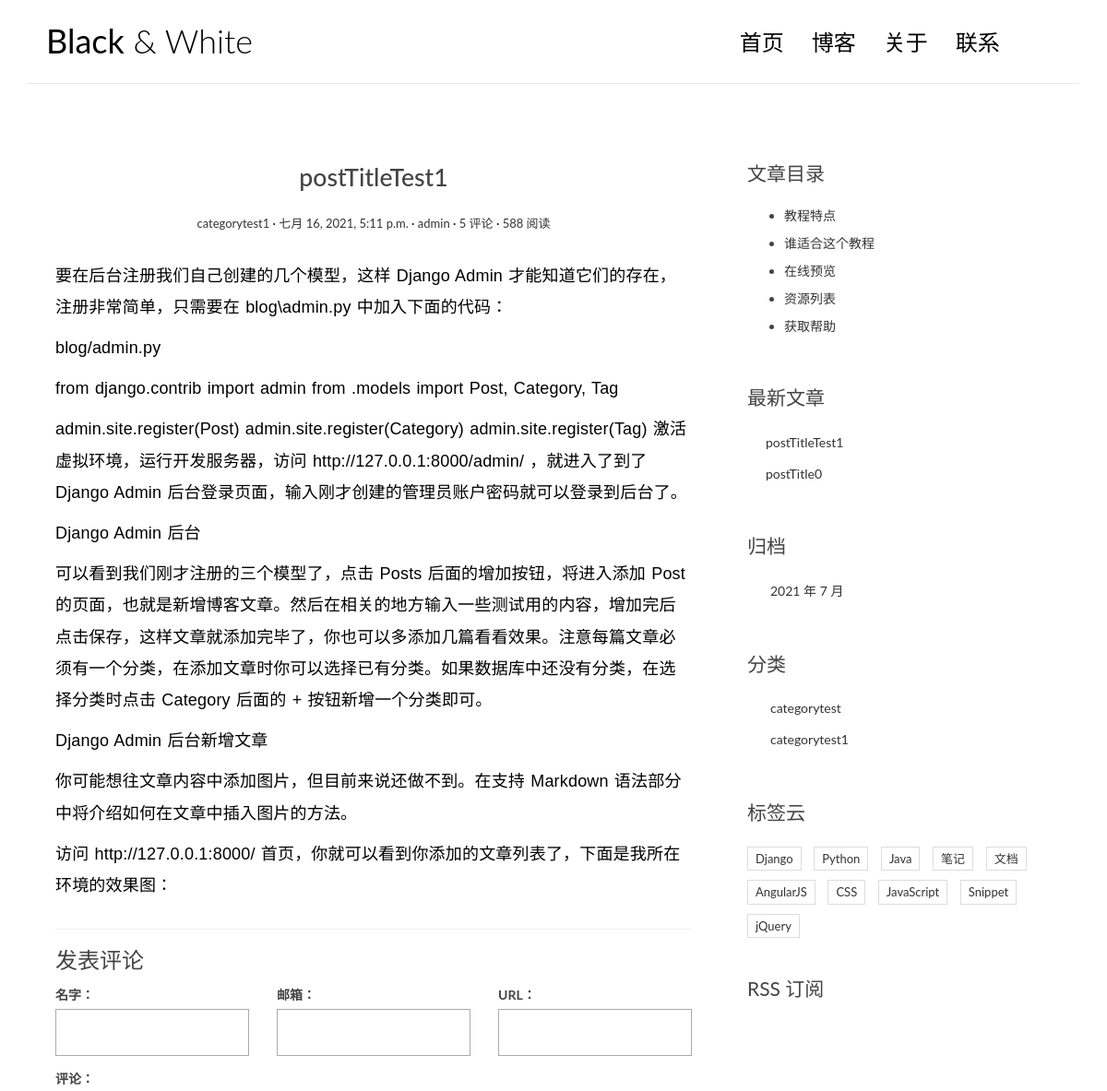
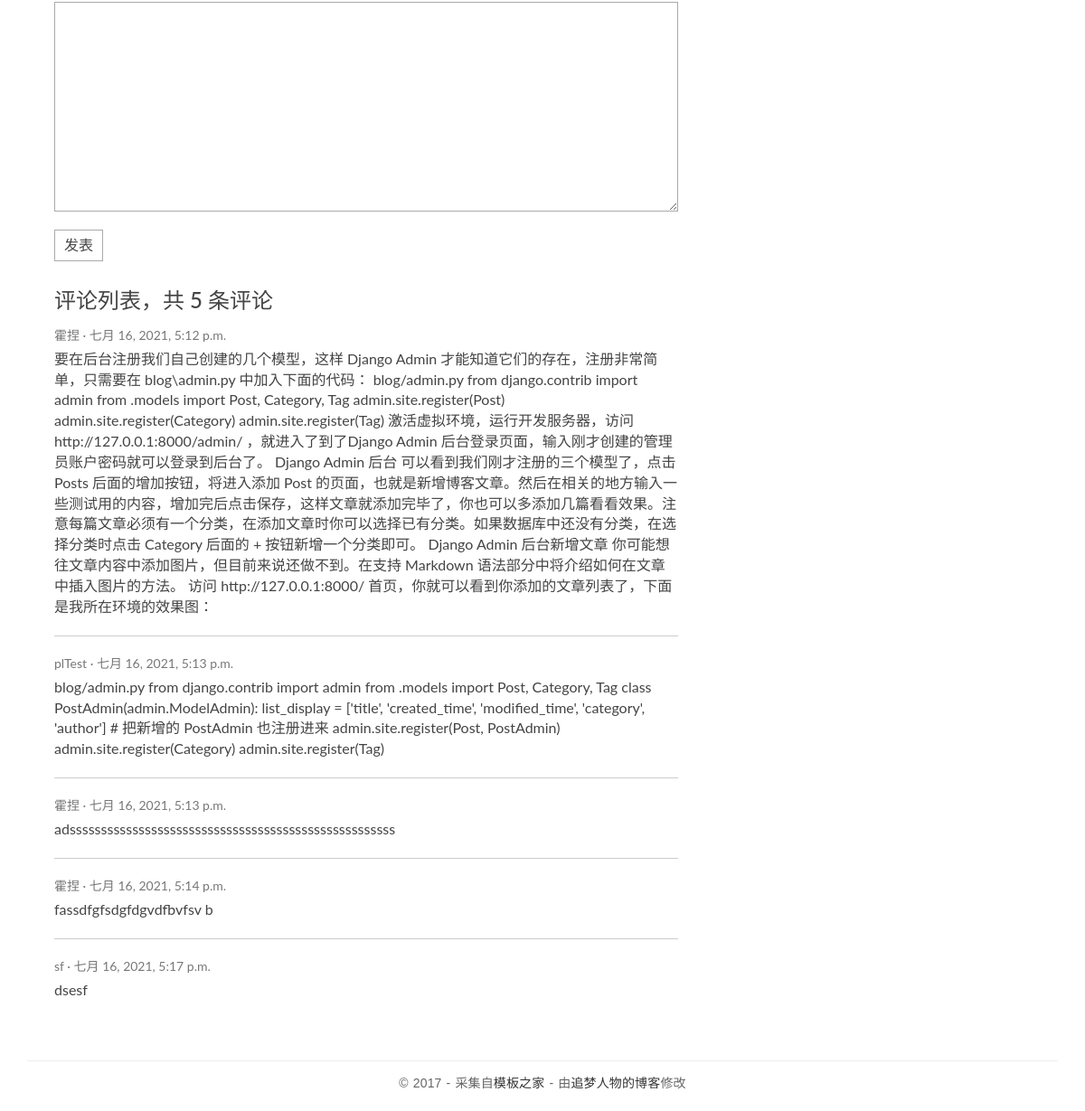
The app's page /post/2/ with its own data (2 pictures, top to bottom).
### blog/models.py (models this page shows, shortened)
class Post(models.Model):
    title = models.CharField(max_length=70)
    body = models.TextField()
    created_time = models.DateTimeField()
    modified_time = models.DateTimeField()
    excerpt = models.CharField(max_length=200, blank=True)
    category = models.ForeignKey(Category)
    tags = models.ManyToManyField(Tag, blank=True)
    author = models.ForeignKey(User)
    def get_absolute_url(self):
        return reverse('blog:detail', kwargs={'pk': self.pk})
    class Meta:
        ordering = ['-created_time']

class Category(models.Model):
    name = models.CharField(max_length=100)

### comments/models.py (models this page shows, shortened)
class Comment(models.Model):
    name = models.CharField(max_length=100)
    email = models.EmailField(max_length=255)
    url = models.URLField(blank=True)
    text = models.TextField()
    created_time = models.DateTimeField(auto_now_add=True)  #auto_now_add 表示自动增加时间
    post = models.ForeignKey('blog.Post')

### blog/views.py (the view)
# urls.py: url(r'^post/(?P<pk>[0-9]+)/$', views.detail, name='detail'),
def detail(request, pk):
    post = get_object_or_404(Post, pk=pk)
    post.body = markdown.markdown(post.body, extensions=['markdown.extensions.extra',
                                                         'markdown.extensions.codehilite',
                                                         'markdown.extensions.toc',])
    form = CommentForm()
    comment_list = post.comment_set.all()
    context = {'post':post,
               'form':form,
               'comment_list':comment_list
               }
    return render(request, 'blog/detail.html', context=context)

### comments/forms.py
class CommentForm(forms.ModelForm):
    class Meta:
        model = Comment
        fields = ['name', 'email', 'url', 'text']

### blog/templatetags/blog_tags.py (called while the page is built)
@register.simple_tag
def get_recent_posts(num=5):
    return Post.objects.all().order_by('-created_time')[:num]

@register.simple_tag
def archives():
    return Post.objects.dates('created_time', 'month', order='DESC')

@register.simple_tag
def get_categories():
    return Category.objects.all()

### templates/blog/detail.html (shortened to what this page needs)
{% extends 'base.html' %}
{% block main %}
                <article class="post post-{{ post.pk }}">
                    <header class="entry-header">
                        <h1 class="entry-title">{{ post.title }}</h1>
                        <div class="entry-meta">
                            <span class="post-category"><a href="#">{{ post.category.name }}</a></span>
                            <span class="post-date"><a href="#"><time class="entry-date"
                                                                      datetime="{{ post.created_time }}">{{ post.created_time }}</time></a></span>
                            <span class="post-author"><a href="#">{{ post.author }}</a></span>
                            <span class="comments-link"><a href="#"><span>{{ post.comment_set.count }}</span> 评论</a></span>
                            <span class="views-count"><a href="#">588 阅读</a></span>
                        </div>
                    </header>
                    <div class="entry-content clearfix">
                        {{ post.body|safe }}
                    </div>
                </article>
                <section class="comment-area" id="comment-area">
                    <hr>
                    <h3>发表评论</h3>
                    <form action="{% url 'comments:post_comment' post.pk %}" method="post" class="comment-form">
                        <div class="row">
                            <div class="col-md-4">
                                <label for="{{ form.name.id_for_label }}">名字：</label>
                                {{ form.name }}
                            </div>
                            <div class="col-md-4">
                                <label for="{{ form.email.id_for_label }}">邮箱：</label>
                                {{ form.email }}
                            </div>
                            <div class="col-md-4">
                                <label for="{{ form.url.id_for_label }}">URL：</label>
                                {{ form.url }}
                            </div>
                            <div class="col-md-12">
                                <label for="{{ form.text.id_for_label }}">评论：</label>
                                {{ form.text }}
                                <button type="submit" class="comment-btn">发表</button>
                            </div>
                        </div>
                    </form>
                    <div class="comment-list-panel">
                        <h3>评论列表，共 <span>{{ post.comment_set.count }}</span> 条评论</h3>
                        <ul class="comment-list list-unstyled">
                            {% for comment in comment_list %}
                            <li class="comment-item">
                                <span class="nickname">{{ comment.name }}</span>
                                <time class="submit-date">{{ comment.created_time }}</time>
                                <div class="text">
                                    {{ comment.text }}
                                </div>
                            </li>
                            {% empty %}
                            暂无评论
                            {% endfor %}
                        </ul>
                    </div>
                </section>
            {% endblock main %}
            {% block toc %}
                <div class="widget widget-content">
                    <h3 class="widget-title">文章目录</h3>
                    <ul>
                        <li>
                            <a href="#">教程特点</a>
                        </li>
                        <li>
                            <a href="#">谁适合这个教程</a>
                        </li>
                        <li>
                            <a href="#">在线预览</a>
                        </li>
                        <li>
                            <a href="#">资源列表</a>
                        </li>
                        <li>
                            <a href="#">获取帮助</a>
                        </li>
                    </ul>
                </div>
            {% endblock toc %}

### templates/base.html (shortened to what this page needs)
{% load staticfiles %}
{% load blog_tags %}
<!DOCTYPE html>
<html>
<head>
    <link rel="stylesheet" href="{% static 'blog/css/bootstrap.min.css' %}">
    <link rel="stylesheet" href="http://code.ionicframework.com/ionicons/2.0.1/css/ionicons.min.css">
    <link rel="stylesheet" href="{% static 'blog/css/pace.css' %}">
    <link rel="stylesheet" href="{% static 'blog/css/custom.css' %}">
    <link rel="stylesheet" href="{% static 'blog/css/highlights/github.css' %}">
</head>
<body>
<div class="container">
    <header id="site-header">
        <div class="row">
            <div class="col-md-4 col-sm-5 col-xs-8">
                <div class="logo">
                    <h1><a href="{% url 'blog:index' %}"><b>Black</b> &amp; White</a></h1>
                </div>
            </div>
            <div class="col-md-8 col-sm-7 col-xs-4">
                <nav class="main-nav" role="navigation">
                    <div class="collapse navbar-collapse" id="bs-example-navbar-collapse-1">
                        <ul class="nav navbar-nav navbar-right">
                            <li class="cl-effect-11"><a href="{% url 'blog:index' %}" data-hover="首页">首页</a></li>
                            <li class="cl-effect-11"><a href="full-width.html" data-hover="博客">博客</a></li>
                            <li class="cl-effect-11"><a href="about.html" data-hover="关于">关于</a></li>
                            <li class="cl-effect-11"><a href="contact.html" data-hover="联系">联系</a></li>
                        </ul>
                    </div>
                </nav>
            </div>
        </div>
    </header>
</div>
<div class="content-body">
    <div class="container">
        <div class="row">
            <main class="col-md-8">
                {% block main %}
                {% endblock main %}
            </main>
            <aside class="col-md-4">
              {% block toc %}
              {% endblock toc %}
                <div class="widget widget-recent-posts">
                    <h3 class="widget-title">最新文章</h3>
                    {% get_recent_posts as recent_post_list %}
                    <ul>
                        {% for post in recent_post_list %}
                        <li>
                            <a href="{{ post.get_absolute_url }}">{{ post.title }}</a>
                        </li>
                        {% empty %}
                        暂无文章
                        {% endfor %}
                    </ul>
                </div>
                <div class="widget widget-archives">
                    <h3 class="widget-title">归档</h3>
                    {% archives as date_list %}
                    <ul>
                        {% for date in date_list  %}
                        <li>
                            <a href="{% url 'blog:archives' date.year date.month %}">{{ date.year }} 年 {{ date.month }} 月</a>
                        </li>
                        {% empty %}
                        暂无归档
                        {% endfor %}
                    </ul>
                </div>
                <div class="widget widget-category">
                    <h3 class="widget-title">分类</h3>
                    {% get_categories as category_list %}
                    <ul>
                        {% for category in category_list %}
                        <li>
                            <a href="{% url 'blog:category' category.pk %}">{{ category.name }}</a>
                        </li>
                        {% empty %}
                        暂无分类！
                        {% endfor %}
                    </ul>
                </div>
                <div class="widget widget-tag-cloud">
                    <h3 class="widget-title">标签云</h3>
                    <ul>
                        <li>
                            <a href="#">Django</a>
                        </li>
                        <li>
                            <a href="#">Python</a>
                        </li>
                        <li>
                            <a href="#">Java</a>
                        </li>
                        <li>
                            <a href="#">笔记</a>
                        </li>
                        <li>
                            <a href="#">文档</a>
                        </li>
                        <li>
                            <a href="#">AngularJS</a>
                        </li>
                        <li>
                            <a href="#">CSS</a>
                        </li>
                        <li>
                            <a href="#">JavaScript</a>
                        </li>
                        <li>
                            <a href="#">Snippet</a>
                        </li>
                        <li>
                            <a href="#">jQuery</a>
                        </li>
                    </ul>
                </div>
                <div class="rss">
                    <a href=""> RSS 订阅</a>
                </div>
            </aside>
        </div>
    </div>
</div>
<footer id="site-footer">
    <div class="container">
        <div class="row">
            <div class="col-md-12">
                <p class="copyright">&copy 2017 - 采集自<a href="http://www.cssmoban.com/"
                                                        target="_blank" title="模板之家">模板之家</a>
                    - 由<a href="http://zmrenwu.com/" title="网页模板" target="_blank">追梦人物的博客</a>修改
                </p>
            </div>
        </div>
    </div>
</footer>
</body>
</html>

### static/blog/css/custom.css (style rules this page uses)
* { outline: none; }
h1, h2, h3, h4, h5, h6 { margin-top: 0; }
b { font-weight: 400; }
a { color: #333; }
body { color: #444; font-family: 'Lato', sans-serif; }
p { font-family: 'Ubuntu', sans-serif; font-weight: 400; word-spacing: 1px; letter-spacing: 0.01em; }
#site-header { background-color: #FFF; padding: 25px 20px; margin-bottom: 40px; border-bottom: 1px solid #e7e7e7; }
.logo h1 a { color: #000; }
.logo h1 { margin: 0; font-family: 'Lato', sans-serif; font-weight: 300; }
.main-nav { margin-top: 11px; max-width: 95%; }
.main-nav a { color: #000000 !important; padding: 0 0 5px 0 !important; margin-right: 30px; font-family: 'Lato', sans-serif; font-weight: 300; font-size: 24px; }
.cl-effect-11 a { padding: 10px 0; color: #0972b4; text-shadow: none; }
.cl-effect-11 a::before { position: absolute; top: 0; left: 0; overflow: hidden; padding: 0 0 5px 0 !important; max-width: 0; border-bottom: 1px solid #000; color: #000; content: attr(data-hover); white-space: nowrap; -webkit-transition: max-width 0.5s; -moz-transition: max-width 0.5s; transition: max-width 0.5s; }
.content-body { padding-bottom: 4em; }
.post { background: #fff; padding: 30px 30px 0; }
.entry-title { text-align: center; font-size: 1.9em; margin-bottom: 20px; line-height: 1.6; padding: 10px 20px 0; }
.entry-meta { text-align: center; color: #DDDDDD; font-size: 13px; margin-bottom: 30px; }
.entry-content { font-size: 18px; line-height: 1.9; font-weight: 300; color: #000; }
.post-category::after, .post-date::after, .post-author::after, .comments-link::after { content: ' ·'; color: #000; }
.widget { background: #fff; padding: 30px 0 0; }
.widget-title { font-size: 1.5em; margin-bottom: 20px; line-height: 1.6; padding: 10px 0 0; font-weight: 400; }
.widget-recent-posts ul { padding: 0; margin: 0; padding-left: 20px; }
.widget-recent-posts ul li { list-style-type: none; position: relative; line-height: 170%; margin-bottom: 10px; }
.widget-recent-posts ul li::before { content: '\f3d3'; font-family: "Ionicons"; position: absolute; left: -17px; top: 3px; font-size: 16px; color: #000; }
.widget-archives ul { padding: 0; margin: 0; padding-left: 25px; }
.widget-archives ul li { list-style-type: none; position: relative; line-height: 170%; margin-bottom: 10px; }
.widget-archives ul li::before { content: '\f3f3'; font-family: "Ionicons"; position: absolute; left: -25px; top: 1px; font-size: 16px; color: #000; }
.widget-category ul { padding: 0; margin: 0; padding-left: 25px; }
.widget-category ul li { list-style-type: none; position: relative; line-height: 170%; margin-bottom: 10px; }
.widget-category ul li::before { content: '\f3fe'; font-family: "Ionicons"; position: absolute; left: -25px; top: 1px; font-size: 18px; color: #000; }
.widget-tag-cloud ul { padding: 0; margin: 0; margin-right: -10px; }
.widget-tag-cloud ul li { list-style-type: none; font-size: 13px; display: inline-block; margin-right: 10px; margin-bottom: 10px; padding: 3px 8px; border: 1px solid #ddd; }
.widget-content ul li { margin-bottom: 10px; }
.rss { font-size: 21px; margin-top: 30px; }
.rss a { color: #444; }
#site-footer { padding-top: 10px; padding: 0 0 1.5em 0; }
.copyright { text-align: center; padding-top: 1em; margin: 0; border-top: 1px solid #eee; color: #666; }
.contact-form input, .comment-form input { border: 1px solid #aaa; margin-bottom: 15px; width: 100%; padding: 15px 15px; font-size: 16px; line-height: 100%; transition: 0.4s border-color linear; }
.contact-form textarea, .comment-form textarea { border: 1px solid #aaa; margin-bottom: 15px; width: 100%; padding: 15px 15px; font-size: 16px; line-height: 20px !important; min-height: 183px; transition: 0.4s border-color linear; }
.comment-area { padding: 0 30px 0; }
.comment-form { margin-top: 15px; }
.comment-form .comment-btn { background-color: #fff; border: 1px solid #aaa; font-size: 16px; padding: 5px 10px; }
.comment-list-panel { margin-top: 30px; }
.comment-list { margin-top: 15px; }
.comment-item:not(:last-child) { border-bottom: 1px #ccc solid; margin-bottom: 20px; padding-bottom: 20px; }
.comment-item .nickname, .comment-item .submit-date { color: #777; font-size: 14px; }
.comment-item .nickname:after { content: ' ·'; }
.comment-item .text { padding-top: 5px; font-size: 16px; }

### records on screen
Post: title "postTitleTest1", category.name "categorytest1", created_time "七月 16, 2021, 5:11 p.m.", author "admin", comment_set.count "5", body "要在后台注册我们自己创建的几个模型，这样 Django Admin 才能知道它们的存在，注册非常简单，只需要在 blog\\admin.py 中加入下面的代码： blog/admin.py from django.contrib import admin from .models import Post, Category, Tag admin.site.register(Post) admin.site.register(Category) admin.site.register(Tag) 激活虚拟环境，运行开发服务器，访问 http://127.0.0.1:8000/admin/ ，就进入了到了Django Admin 后台登录页面，输入刚才创建的管理员账户密码就可以登录到后台了。 Django Admin 后台 可以看到我们刚才注册的三个模型了，点击 Posts 后面的增加按钮，将进入添加 Post 的页面，也就是新增博客文章。然后在相关的地方输入一些测试用的内容，增加完后点击保存，这样文章就添加完毕了，你也可以多添加几篇看看效果。注意每篇文章必须有一个分类，在添加文章时你可以选择已有分类。如果数据库中还没有分类，在选择分类时点击 Category 后面的 + 按钮新增一个分类即可。 Django Admin 后台新增文章 你可能想往文章内容中添加图片，但目前来说还做不到。在支持 Markdown 语法部分中将介绍如何在文章中插入图片的方法。 访问 http://127.0.0.1:8000/ 首页，你就可以看到你添加的文章列表了，下面是我所在环境的效果图："
Comment: name "霍捏", created_time "七月 16, 2021, 5:12 p.m.", text "要在后台注册我们自己创建的几个模型，这样 Django Admin 才能知道它们的存在，注册非常简单，只需要在 blog\\admin.py 中加入下面的代码： blog/admin.py from django.contrib import admin from .models import Post, Category, Tag admin.site.register(Post) admin.site.register(Category) admin.site.register(Tag) 激活虚拟环境，运行开发服务器，访问 http://127.0.0.1:8000/admin/ ，就进入了到了Django Admin 后台登录页面，输入刚才创建的管理员账户密码就可以登录到后台了。 Django Admin 后台 可以看到我们刚才注册的三个模型了，点击 Posts 后面的增加按钮，将进入添加 Post 的页面，也就是新增博客文章。然后在相关的地方输入一些测试用的内容，增加完后点击保存，这样文章就添加完毕了，你也可以多添加几篇看看效果。注意每篇文章必须有一个分类，在添加文章时你可以选择已有分类。如果数据库中还没有分类，在选择分类时点击 Category 后面的 + 按钮新增一个分类即可。 Django Admin 后台新增文章 你可能想往文章内容中添加图片，但目前来说还做不到。在支持 Markdown 语法部分中将介绍如何在文章中插入图片的方法。 访问 http://127.0.0.1:8000/ 首页，你就可以看到你添加的文章列表了，下面是我所在环境的效果图："
Comment: name "plTest", created_time "七月 16, 2021, 5:13 p.m.", text "blog/admin.py from django.contrib import admin from .models import Post, Category, Tag class PostAdmin(admin.ModelAdmin): list_display = ['title', 'created_time', 'modified_time', 'category', 'author'] # 把新增的 PostAdmin 也注册进来 admin.site.register(Post, PostAdmin) admin.site.register(Category) admin.site.register(Tag)"
Comment: name "霍捏", created_time "七月 16, 2021, 5:13 p.m.", text "adssssssssssssssssssssssssssssssssssssssssssssssssssss"
Comment: name "霍捏", created_time "七月 16, 2021, 5:14 p.m.", text "fassdfgfsdgfdgvdfbvfsv b"
Comment: name "sf", created_time "七月 16, 2021, 5:17 p.m.", text "dsesf"
Post: title "postTitle0"
Category: name "categorytest"
Category: name "categorytest1"

### other values on screen
{{ date.year }} "2021"
{{ date.month }} "7"
